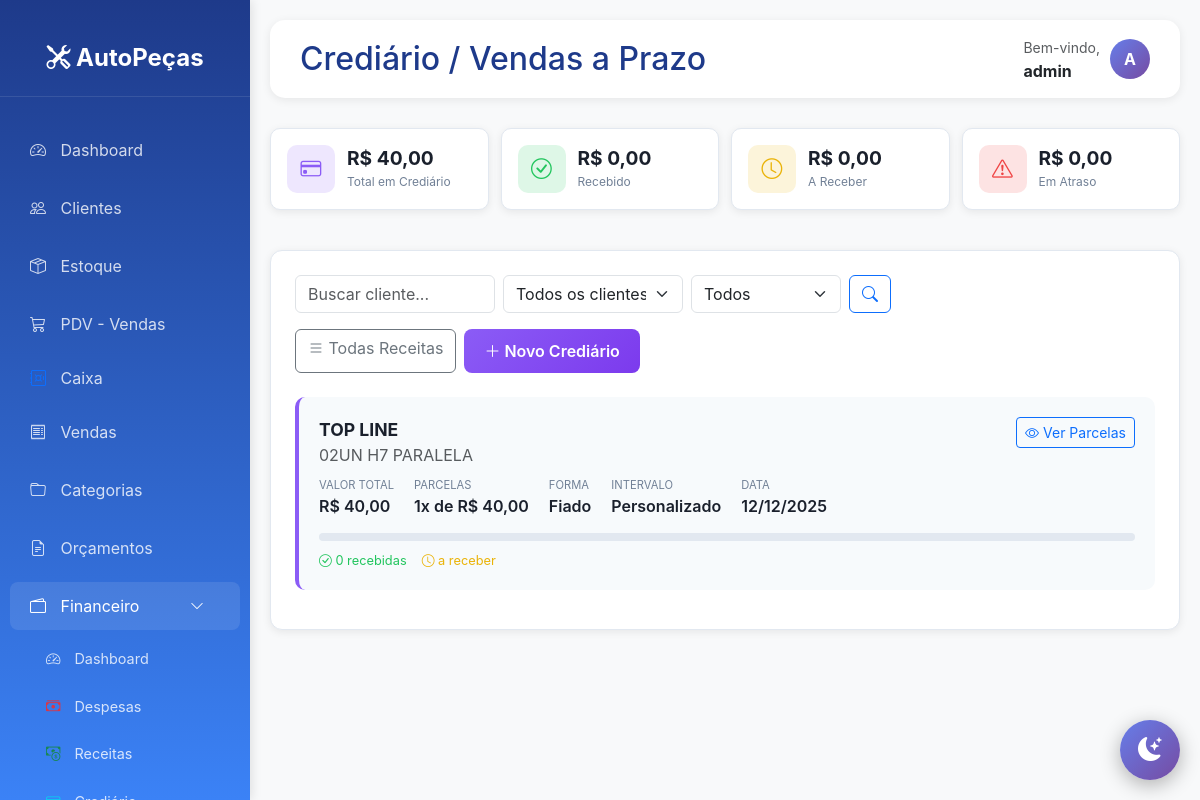
The app's page /financeiro/crediario/ (signed in) with its own data.
### financeiro/models.py (models this page shows, shortened)
class VendaParcelada(models.Model):
    INTERVALO_CHOICES = [
        ('MENSAL', 'Mensal (30 dias)'),
        ('QUINZENAL', 'Quinzenal (15 dias)'),
        ('SEMANAL', 'Semanal (7 dias)'),
        ('DECENAL', 'A cada 10 dias'),
        ('PERSONALIZADO', 'Personalizado'),
    ]
    FORMA_COBRANCA_CHOICES = [
        ('BOLETO', 'Boleto'),
        ('FIADO', 'Fiado'),
        ('CARNE', 'Carnê'),
        ('CHEQUE', 'Cheque'),
    ]
    descricao = models.CharField(max_length=200, verbose_name='Descrição')
    categoria = models.ForeignKey(CategoriaReceita, on_delete=models.PROTECT,
                                  verbose_name='Categoria')
    valor_total = models.DecimalField(max_digits=10, decimal_places=2, verbose_name='Valor Total')
    numero_parcelas = models.IntegerField(verbose_name='Número de Parcelas')
    data_primeira_parcela = models.DateField(verbose_name='Data da Primeira Parcela')
    intervalo_tipo = models.CharField(max_length=15, choices=INTERVALO_CHOICES,
                                      default='MENSAL', verbose_name='Intervalo')
    intervalo_dias = models.IntegerField(default=30, verbose_name='Dias entre Parcelas',
                                         help_text='Usado quando intervalo é Personalizado')
    forma_cobranca = models.CharField(max_length=15, choices=FORMA_COBRANCA_CHOICES,
                                      default='FIADO', verbose_name='Forma de Cobrança')
    cliente = models.ForeignKey('clientes.Cliente', on_delete=models.PROTECT,
                                verbose_name='Cliente', related_name='vendas_parceladas')
    venda = models.ForeignKey('vendas.Venda', on_delete=models.SET_NULL,
                              blank=True, null=True, verbose_name='Venda Origem',
                              related_name='parcelamentos')
    aplica_juros = models.BooleanField(default=False, verbose_name='Aplica Juros?')
    percentual_juros_dia = models.DecimalField(max_digits=5, decimal_places=2, default=0,
                                               verbose_name='% Juros ao Dia')
    aplica_multa = models.BooleanField(default=False, verbose_name='Aplica Multa?')
    percentual_multa = models.DecimalField(max_digits=5, decimal_places=2, default=0,
                                           verbose_name='% Multa por Atraso')
    observacoes = models.TextField(blank=True, null=True, verbose_name='Observações')
    data_cadastro = models.DateTimeField(auto_now_add=True)
    usuario_cadastro = models.ForeignKey(User, on_delete=models.SET_NULL, blank=True, null=True)
    class Meta:
        verbose_name = 'Venda Parcelada'
        verbose_name_plural = 'Vendas Parceladas'
        ordering = ['-data_cadastro']
    @property
    def valor_parcela(self):
        if self.numero_parcelas > 0:
            return self.valor_total / self.numero_parcelas
        return self.valor_total
    @property
    def total_recebido(self):
        return self.parcelas.filter(status='RECEBIDO').aggregate(
            total=models.Sum('valor')
        )['total'] or Decimal('0')
    @property
    def total_pendente(self):
        return self.valor_total - self.total_recebido
    @property
    def parcelas_em_atraso(self):
        return self.parcelas.filter(status='ATRASADO').count()

### clientes/models.py (models this page shows, shortened)
class Cliente(models.Model):
    TIPO_CHOICES = [
        ('F', 'Pessoa Física'),
        ('J', 'Pessoa Jurídica'),
    ]
    tipo = models.CharField(max_length=1, choices=TIPO_CHOICES, default='F')
    nome = models.CharField(max_length=200)
    cpf_cnpj = models.CharField(max_length=18, unique=True)
    rg_ie = models.CharField(max_length=20, blank=True, null=True)
    telefone = models.CharField(max_length=15)
    celular = models.CharField(max_length=15, blank=True, null=True)
    email = models.EmailField(blank=True, null=True)
    cep = models.CharField(max_length=9)
    logradouro = models.CharField(max_length=200)
    numero = models.CharField(max_length=10)
    complemento = models.CharField(max_length=100, blank=True, null=True)
    bairro = models.CharField(max_length=100)
    cidade = models.CharField(max_length=100)
    estado = models.CharField(max_length=2)
    limite_credito = models.DecimalField(max_digits=10, decimal_places=2, default=0)
    observacoes = models.TextField(blank=True, null=True)
    ativo = models.BooleanField(default=True)
    data_cadastro = models.DateTimeField(auto_now_add=True)
    data_atualizacao = models.DateTimeField(auto_now=True)
    class Meta:
        verbose_name = 'Cliente'
        verbose_name_plural = 'Clientes'
        ordering = ['nome']

### financeiro/views.py (the view)
# urls.py: path('crediario/', views.lista_vendas_parceladas, name='lista_crediario'),
@login_required
def lista_vendas_parceladas(request):
    busca = request.GET.get('busca', '')
    cliente_id = request.GET.get('cliente', '')
    status_filtro = request.GET.get('status', '')
    vendas = VendaParcelada.objects.all().select_related(
        'cliente', 'categoria', 'venda'
    ).prefetch_related('parcelas')
    if busca:
        vendas = vendas.filter(
            Q(descricao__icontains=busca) |
            Q(cliente__nome__icontains=busca)
        )
    if cliente_id:
        vendas = vendas.filter(cliente_id=cliente_id)
    if status_filtro == 'com_atraso':
        vendas = vendas.filter(parcelas__status='ATRASADO').distinct()
    elif status_filtro == 'em_dia':
        vendas = vendas.exclude(parcelas__status='ATRASADO').filter(
            parcelas__status='PENDENTE'
        ).distinct()
    elif status_filtro == 'quitado':
        vendas = vendas.exclude(
            parcelas__status__in=['PENDENTE', 'ATRASADO']
        ).distinct()
    vendas = vendas.order_by('-data_cadastro')
    total_credito = vendas.aggregate(total=Coalesce(Sum('valor_total'), Decimal('0')))['total']
    total_recebido = ContaReceber.objects.filter(
        venda_parcelada__in=vendas,
        status='RECEBIDO'
    ).aggregate(total=Coalesce(Sum('valor'), Decimal('0')))['total']
    total_pendente = ContaReceber.objects.filter(
        venda_parcelada__in=vendas,
        status__in=['PENDENTE', 'ATRASADO']
    ).aggregate(total=Coalesce(Sum('valor'), Decimal('0')))['total']
    total_atrasado = ContaReceber.objects.filter(
        venda_parcelada__in=vendas,
        status='ATRASADO'
    ).aggregate(total=Coalesce(Sum('valor'), Decimal('0')))['total']
    stats = {
        'total_credito': total_credito,
        'total_recebido': total_recebido,
        'total_pendente': total_pendente,
        'total_atrasado': total_atrasado,
        'qtd_clientes': vendas.values('cliente').distinct().count(),
    }
    paginator = Paginator(vendas, 20)
    page_number = request.GET.get('page')
    page_obj = paginator.get_page(page_number)
    clientes = Cliente.objects.filter(
        vendas_parceladas__isnull=False
    ).distinct().order_by('nome')
    context = {
        'page_obj': page_obj,
        'stats': stats,
        'clientes': clientes,
        'busca': busca,
        'cliente_selecionado': cliente_id,
        'status_filtro': status_filtro,
    }
    return render(request, 'financeiro/crediario_lista.html', context)

### templates/financeiro/crediario_lista.html (shortened to what this page needs)
{% extends 'base.html' %}
{% block page_title %}Crediário / Vendas a Prazo{% endblock %}
{% block content %}
<div class="fin-container">
    <div class="stats-row">
        <div class="stat-card">
            <div class="stat-icon purple">
                <i class="bi bi-credit-card"></i>
            </div>
            <div class="stat-info">
                <h3>R$ {{ stats.total_credito|floatformat:2 }}</h3>
                <p>Total em Crediário</p>
            </div>
        </div>
        <div class="stat-card">
            <div class="stat-icon green">
                <i class="bi bi-check-circle"></i>
            </div>
            <div class="stat-info">
                <h3>R$ {{ stats.total_recebido|floatformat:2 }}</h3>
                <p>Recebido</p>
            </div>
        </div>
        <div class="stat-card">
            <div class="stat-icon yellow">
                <i class="bi bi-clock"></i>
            </div>
            <div class="stat-info">
                <h3>R$ {{ stats.total_pendente|floatformat:2 }}</h3>
                <p>A Receber</p>
            </div>
        </div>
        <div class="stat-card">
            <div class="stat-icon red">
                <i class="bi bi-exclamation-triangle"></i>
            </div>
            <div class="stat-info">
                <h3>R$ {{ stats.total_atrasado|floatformat:2 }}</h3>
                <p>Em Atraso</p>
            </div>
        </div>
    </div>
    <div class="main-card">
        <div class="d-flex justify-content-between align-items-center mb-4 flex-wrap gap-3">
            <form method="GET" class="d-flex gap-2 flex-wrap">
                <input type="text" name="busca" class="form-control" placeholder="Buscar cliente..." value="{{ busca }}" style="width: 200px;">
                <select name="cliente" class="form-select" style="width: 180px;">
                    <option value="">Todos os clientes</option>
                </select>
                <select name="status" class="form-select" style="width: 150px;">
                    <option value="">Todos</option>
                </select>
                <button type="submit" class="btn btn-outline-primary">
                    <i class="bi bi-search"></i>
                </button>
            </form>
            <div class="d-flex gap-2">
                <a href="{% url 'financeiro:lista_receitas' %}" class="btn btn-outline-secondary">
                    <i class="bi bi-list"></i> Todas Receitas
                </a>
                <a href="{% url 'financeiro:criar_crediario' %}" class="btn btn-novo">
                    <i class="bi bi-plus-lg"></i> Novo Crediário
                </a>
            </div>
        </div>
        {% for venda in page_obj %}
        <div class="crediario-card {% if venda.parcelas_em_atraso > 0 %}com-atraso{% elif venda.total_pendente == 0 %}quitado{% endif %}">
            <div class="d-flex justify-content-between align-items-start">
                <div>
                    <span class="cliente-nome">{{ venda.cliente.nome }}</span>
                    <p class="text-muted mb-0">{{ venda.descricao }}</p>
                </div>
                <a href="{% url 'financeiro:detalhe_crediario' venda.id %}" class="btn btn-sm btn-outline-primary">
                    <i class="bi bi-eye"></i> Ver Parcelas
                </a>
            </div>
            <div class="crediario-info">
                <div class="crediario-info-item">
                    <span>Valor Total</span>
                    <span>R$ {{ venda.valor_total|floatformat:2 }}</span>
                </div>
                <div class="crediario-info-item">
                    <span>Parcelas</span>
                    <span>{{ venda.numero_parcelas }}x de R$ {{ venda.valor_parcela|floatformat:2 }}</span>
                </div>
                <div class="crediario-info-item">
                    <span>Forma</span>
                    <span>{{ venda.get_forma_cobranca_display }}</span>
                </div>
                <div class="crediario-info-item">
                    <span>Intervalo</span>
                    <span>{{ venda.get_intervalo_tipo_display }}</span>
                </div>
                <div class="crediario-info-item">
                    <span>Data</span>
                    <span>{{ venda.data_cadastro|date:"d/m/Y" }}</span>
                </div>
            </div>
            <div class="progress-parcelas">
            </div>
            <div class="parcelas-status">
                <span class="pagas"><i class="bi bi-check-circle"></i> {{ venda.parcelas.all|dictsortreversed:"status"|length }} recebidas</span>
                <span class="pendentes"><i class="bi bi-clock"></i> a receber</span>
            </div>
        </div>
        {% endfor %}
    </div>
</div>
{% endblock %}

### templates/base.html (shortened to what this page needs)
<!DOCTYPE html>
<html lang="pt-BR">
<head>
    <link href="https://cdn.jsdelivr.net/npm/bootstrap@5.3.0/dist/css/bootstrap.min.css" rel="stylesheet">
    <link rel="stylesheet" href="https://cdn.jsdelivr.net/npm/bootstrap-icons@1.10.0/font/bootstrap-icons.css">
</head>
<body>
    <div class="sidebar">
        <div class="logo">
            <i class="bi bi-tools"></i> AutoPeças
        </div>
        <nav class="nav flex-column mt-4">
            <a class="nav-link {% if request.path == '/' %}active{% endif %}" href="{% url 'dashboard' %}">
                <i class="bi bi-speedometer2"></i> Dashboard
            </a>
            <a class="nav-link {% if 'clientes' in request.path %}active{% endif %}" href="{% url 'lista_clientes' %}">
                <i class="bi bi-people"></i> Clientes
            </a>
            <a class="nav-link {% if 'estoque' in request.path %}active{% endif %}" href="{% url 'lista_estoque' %}">
                <i class="bi bi-box-seam"></i> Estoque
            </a>
            <a class="nav-link {% if 'pdv' in request.path %}active{% endif %}" href="{% url 'pdv' %}">
                <i class="bi bi-cart3"></i> PDV - Vendas
            </a>
            <a class="nav-link py-2" href="{% url 'financeiro:dashboard_caixa' %}">
                <i class="bi bi-safe text-primary"></i> Caixa
            </a>
            <a class="nav-link {% if 'vendas' in request.path %}active{% endif %}" href="{% url 'lista_vendas' %}">
                <i class="bi bi-receipt"></i> Vendas
            </a>
            <a class="nav-link" href="{% url 'lista_categorias' %}">
                <i class="bi bi-folder"></i> Categorias
            </a>
            <a class="nav-link" href="{% url 'lista_orcamentos' %}">
                <i class="bi bi-file-earmark-text"></i> Orçamentos
            </a>
            <a class="nav-link d-flex justify-content-between align-items-center {% if 'financeiro' in request.path %}active{% endif %}"
            data-bs-toggle="collapse" href="#menuFinanceiro" role="button"
            aria-expanded="{% if 'financeiro' in request.path %}true{% else %}false{% endif %}">
                <span><i class="bi bi-wallet2"></i> Financeiro</span>
                <i class="bi bi-chevron-down small"></i>
            </a>
            <div class="collapse {% if 'financeiro' in request.path %}show{% endif %}" id="menuFinanceiro">
                <nav class="nav flex-column ms-3" style="font-size: 0.9rem;">
                    <a class="nav-link py-2" href="{% url 'financeiro:dashboard' %}">
                        <i class="bi bi-speedometer2"></i> Dashboard
                    </a>
                    <a class="nav-link py-2" href="{% url 'financeiro:lista_contas' %}">
                        <i class="bi bi-cash-stack text-danger"></i> Despesas
                    </a>
                    <a class="nav-link py-2" href="{% url 'financeiro:lista_receitas' %}">
                        <i class="bi bi-cash-coin text-success"></i> Receitas
                    </a>
                    <a class="nav-link py-2" href="{% url 'financeiro:lista_crediario' %}">
                        <i class="bi bi-credit-card text-info"></i> Crediário
                    </a>
                </nav>
            </div>
        </nav>
    </div>
    <div class="main-content">
        <div class="topbar">
            <h2>{% block page_title %}Sistema de Gestão{% endblock %}</h2>
            <div class="user-info">
                <div>
                    <small class="text-muted">Bem-vindo,</small><br>
                    <strong>{{ user.username }}</strong>
                </div>
                <div class="user-avatar">
                    {{ user.username|slice:":1"|upper }}
                </div>
            </div>
        </div>
        {% block content %}{% endblock %}
    </div>
    <button class="theme-toggle" id="theme-toggle" title="Alternar tema">
        <i class="bi bi-moon-stars-fill" id="theme-icon"></i>
    </button>
</body>
</html>

### records on screen
VendaParcelada: cliente.nome "TOP LINE", descricao "02UN H7 PARALELA", valor_total "40,00", numero_parcelas "1", valor_parcela "40,00", forma_cobranca "Fiado", intervalo_tipo "Personalizado", data_cadastro "12/12/2025", parcelas.all|dictsortreversed "0"

### other values on screen
{{ user.username }} "admin"
{{ user.username|slice:":1"|upper }} "A"
{{ stats.total_credito|floatformat:2 }} "40,00"
{{ stats.total_recebido|floatformat:2 }} "0,00"
{{ stats.total_pendente|floatformat:2 }} "0,00"
{{ stats.total_atrasado|floatformat:2 }} "0,00"
